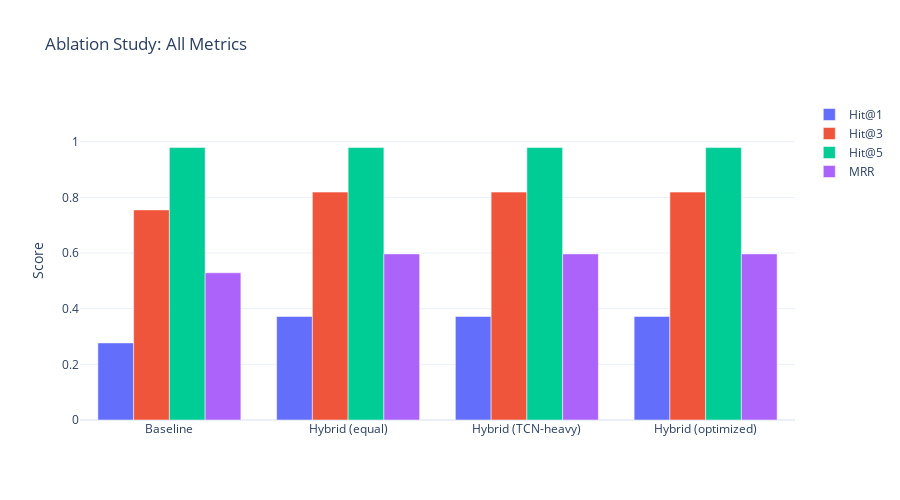

Notebook source saved alongside this figure:
### Markdown cell above
## Ablation Study - Full Breakdown

### Code cell
results = {
    'Baseline':          {'Hit@1': 0.277, 'Hit@3': 0.755, 'Hit@5': 0.979, 'MRR': 0.529},
    'Hybrid (equal)':    {'Hit@1': 0.372, 'Hit@3': 0.819, 'Hit@5': 0.979, 'MRR': 0.597},
    'Hybrid (TCN-heavy)':{'Hit@1': 0.372, 'Hit@3': 0.819, 'Hit@5': 0.979, 'MRR': 0.597},
    'Hybrid (optimized)':{'Hit@1': 0.372, 'Hit@3': 0.819, 'Hit@5': 0.979, 'MRR': 0.597},
}

models = list(results.keys())
metrics = ['Hit@1', 'Hit@3', 'Hit@5', 'MRR']
colors  = ['#636EFA', '#EF553B', '#00CC96', '#AB63FA']

fig = go.Figure()
for metric, color in zip(metrics, colors):
    fig.add_trace(go.Bar(
        name=metric,
        x=models,
        y=[results[m][metric] for m in models],
        marker_color=color
    ))

fig.update_layout(
    title="Ablation Study: All Metrics",
    barmode='group',
    yaxis_title="Score",
    yaxis_range=[0, 1.15],
    template='plotly_white',
    height=500, width=900
)
fig.show()

### Figure 1 — Plotly figure (JSON) as saved in the notebook; plotly's stock layout.template omitted (floating-point values rounded to 4 significant figures)
{"data": [{"marker": {"color": "#636EFA"}, "name": "Hit@1", "type": "bar", "x": ["Baseline", "Hybrid (equal)", "Hybrid (TCN-heavy)", "Hybrid (optimized)"], "y": [0.277, 0.372, 0.372, 0.372]}, {"marker": {"color": "#EF553B"}, "name": "Hit@3", "type": "bar", "x": ["Baseline", "Hybrid (equal)", "Hybrid (TCN-heavy)", "Hybrid (optimized)"], "y": [0.755, 0.819, 0.819, 0.819]}, {"marker": {"color": "#00CC96"}, "name": "Hit@5", "type": "bar", "x": ["Baseline", "Hybrid (equal)", "Hybrid (TCN-heavy)", "Hybrid (optimized)"], "y": [0.979, 0.979, 0.979, 0.979]}, {"marker": {"color": "#AB63FA"}, "name": "MRR", "type": "bar", "x": ["Baseline", "Hybrid (equal)", "Hybrid (TCN-heavy)", "Hybrid (optimized)"], "y": [0.529, 0.597, 0.597, 0.597]}], "layout": {"barmode": "group", "height": 500, "title": {"text": "Ablation Study: All Metrics"}, "width": 900, "yaxis": {"range": [0, 1.15], "title": {"text": "Score"}}}}
